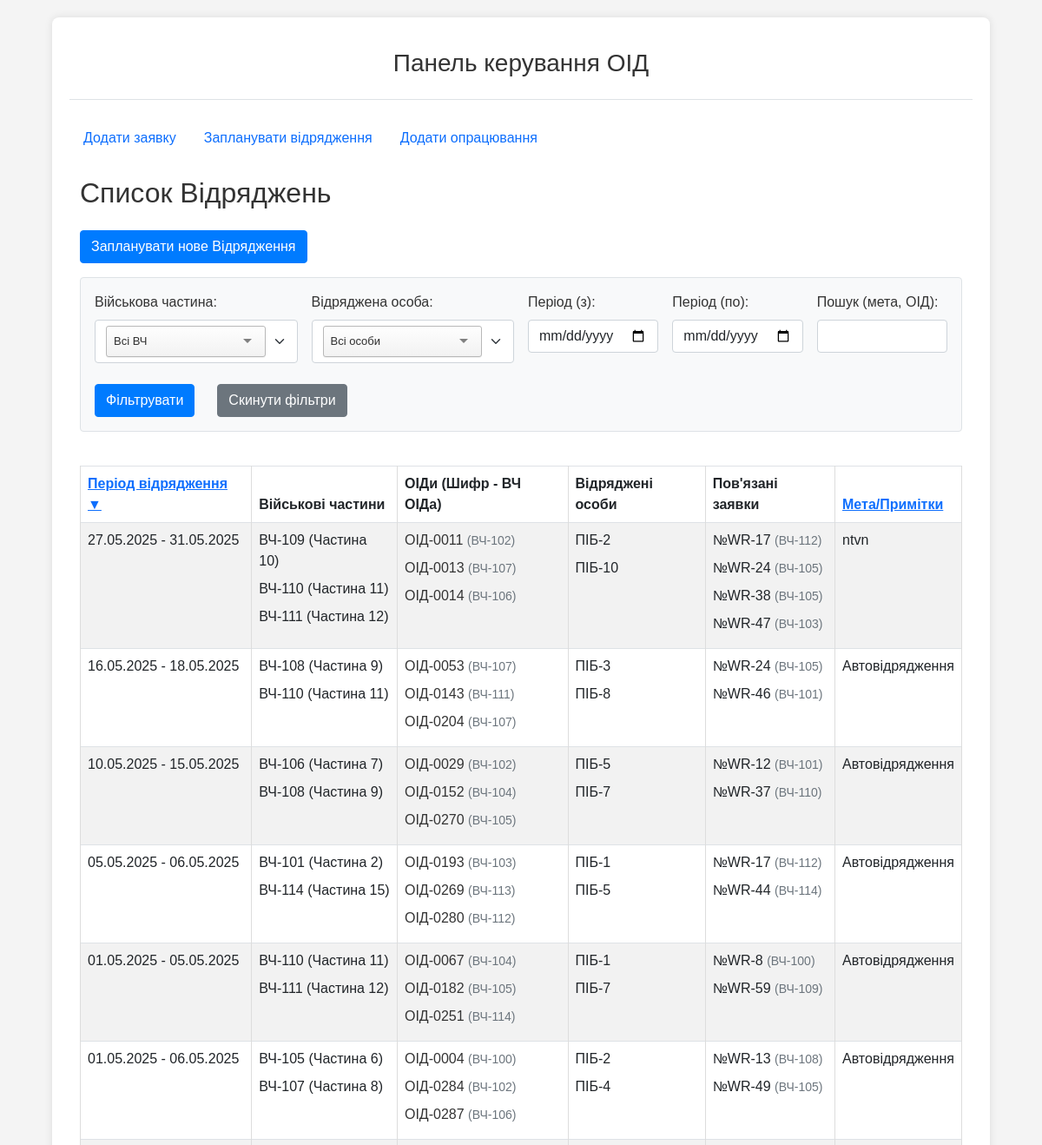
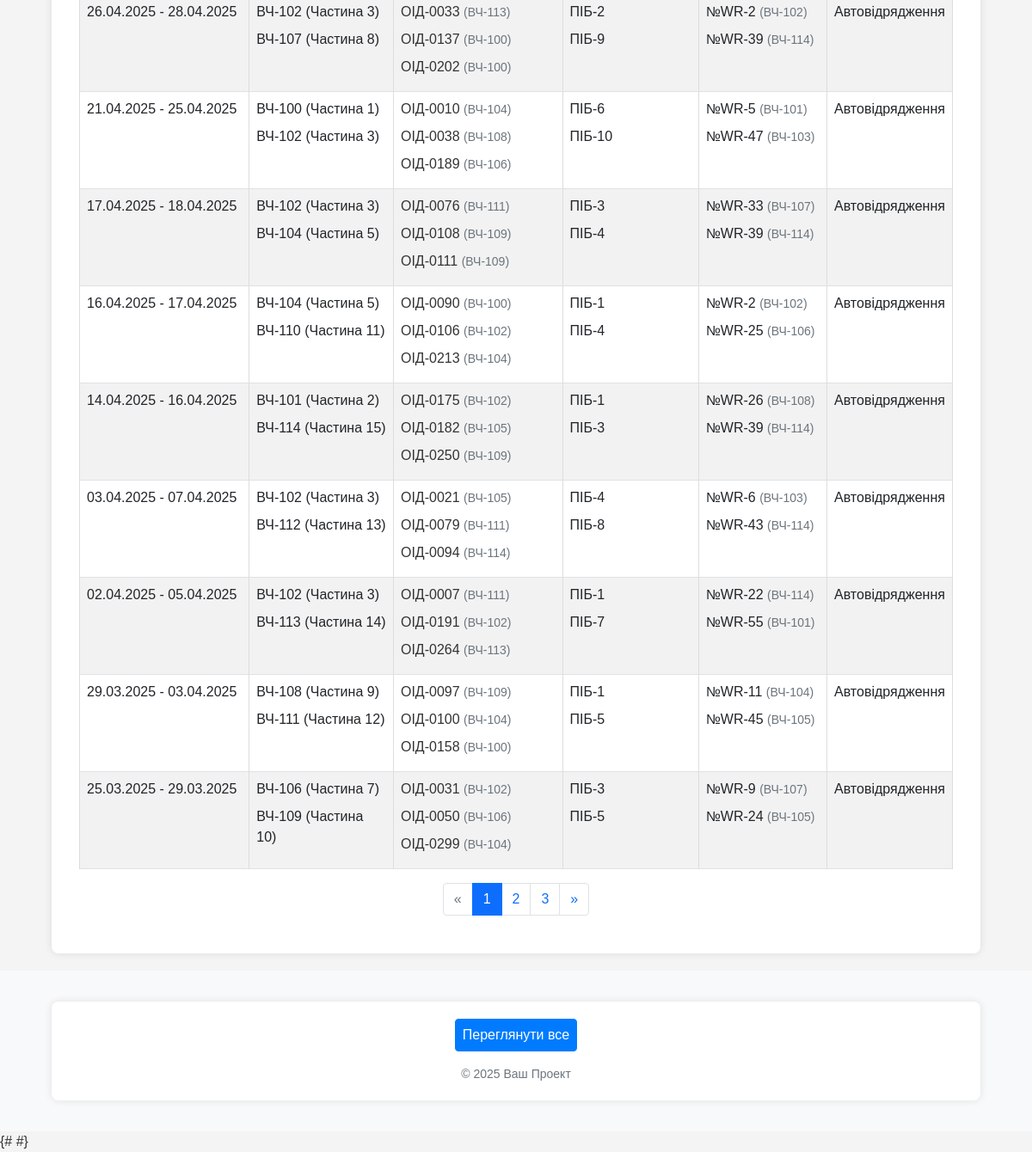
Before: /oids/trips/ with the older database file (2 pictures, top to bottom).
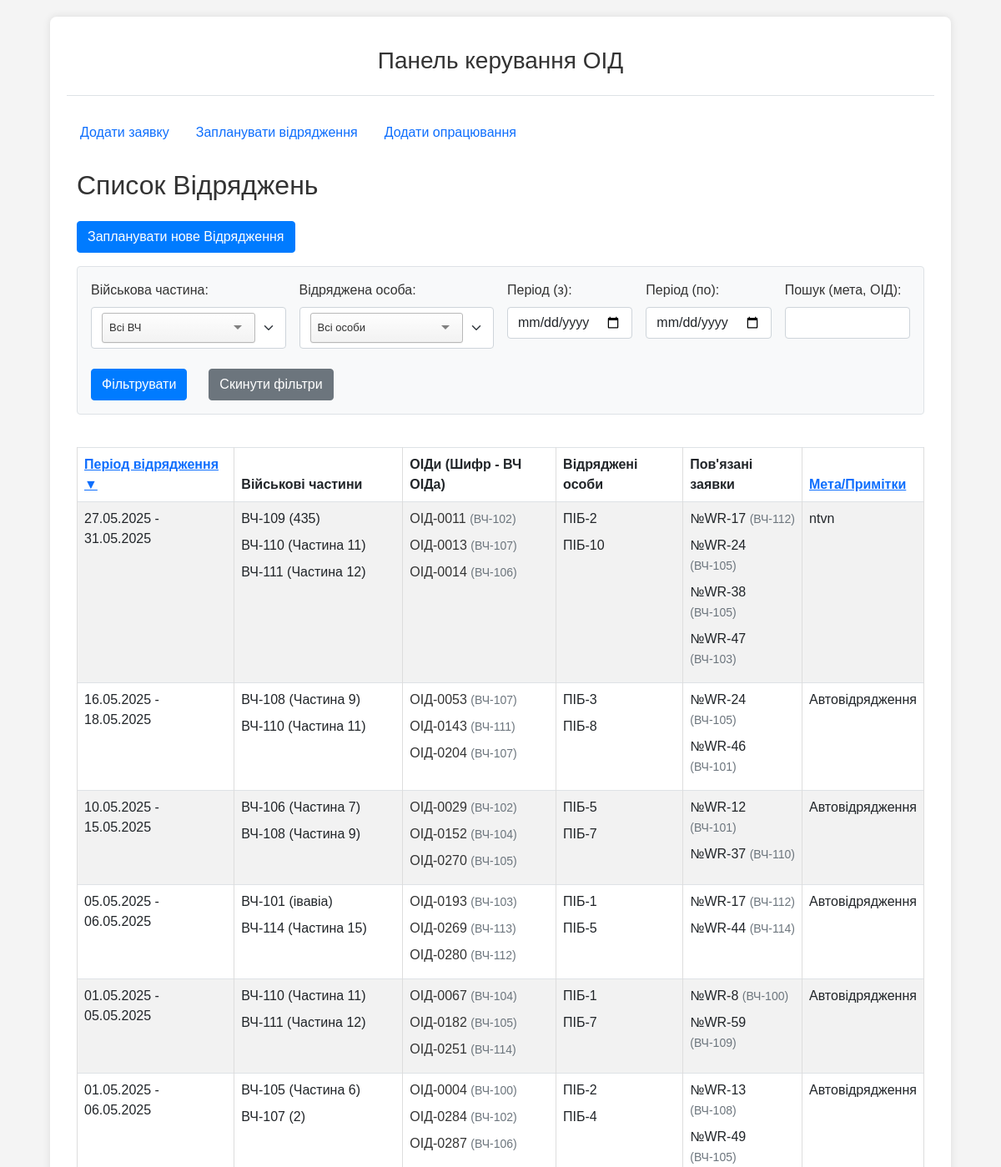
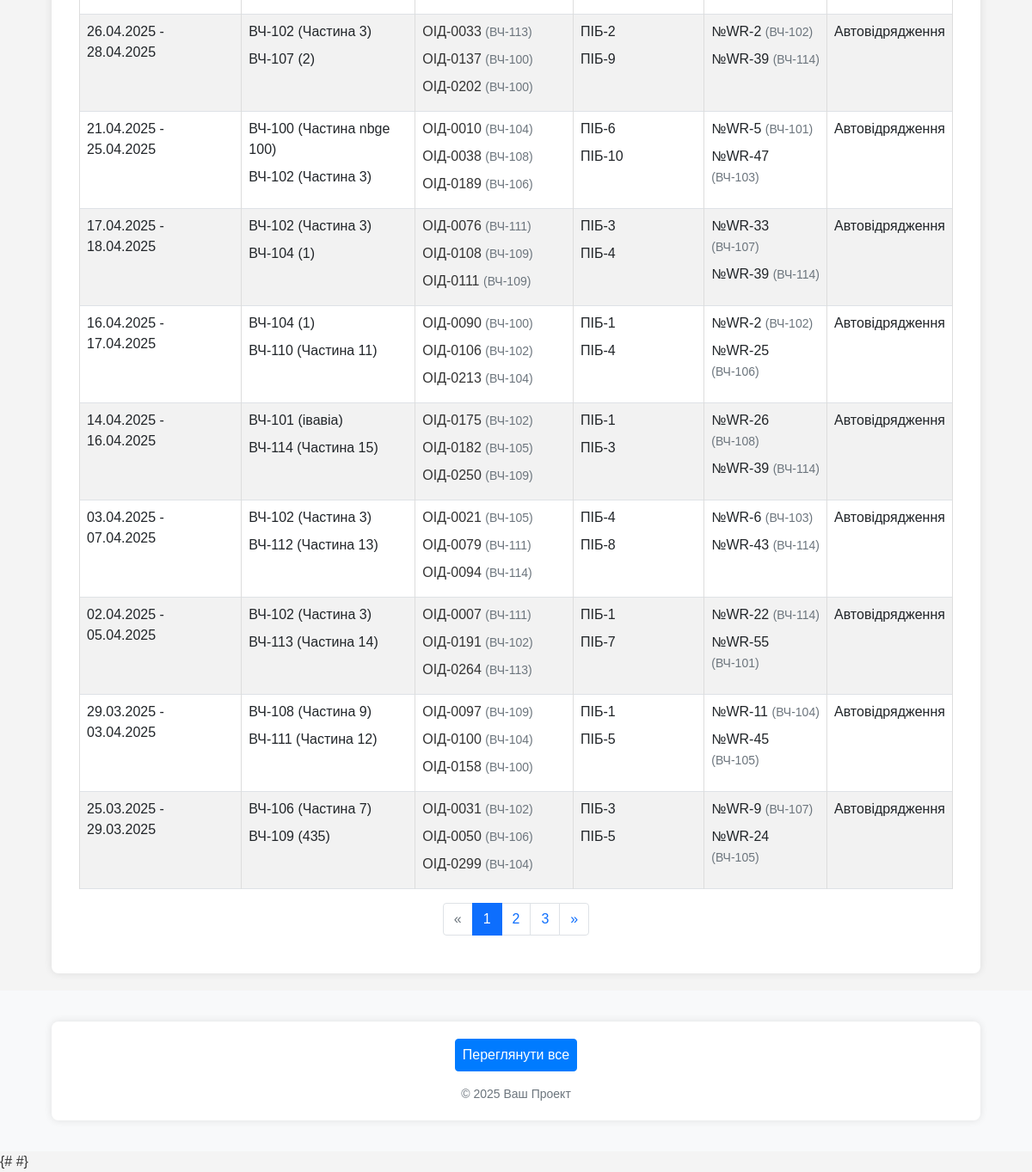
After: the same page with the newer database file (2 pictures, top to bottom).
### oids/models.py (models this page shows, shortened)
class Unit(models.Model):
    territorial_management = models.ForeignKey(
        TerritorialManagement,
        on_delete=models.SET_NULL, # Якщо ТУ видаляється, частина може залишитися, але без прив'язки до ТУ.
        null=True,
        blank=True,
        verbose_name="Територіальне управління",
        related_name='units' # Дозволить отримати всі частини для ТУ: `tu_instance.units.all()`
    )
    code = models.CharField(max_length=50, unique=True, verbose_name="Код частини (номер)")
    name = models.CharField(max_length=255, verbose_name="Назва військової частини", blank=True, null=True) # Можливо, назва не завжди потрібна, якщо є код
    city = models.CharField(max_length=100, verbose_name="Місто розташування") # Збільшив max_length для міст
    distance_from_gu = models.PositiveIntegerField(verbose_name="Відстань від ГУ (км)", blank=True, null=True) # Змінив на PositiveIntegerField
    unit_groups = models.ManyToManyField(
        UnitGroup,
        blank=True,
        verbose_name="Групи військових частин",
        related_name='units' # Дозволить отримати всі частини для групи: `group_instance.units.all()`
    )
    note = models.TextField(verbose_name="Примітки", blank=True, null=True)
    class Meta:
        verbose_name = "Військова частина"
        verbose_name_plural = "Військові частини"

### oids/views.py (the view, shortened to what this page needs)
# urls.py: path('trips/', views.trip_list_view, name='list_trips'),
def trip_list_view(request):
    trip_list_queryset = Trip.objects.prefetch_related(
        'units',
        'oids__unit', # Для доступу до oid.unit.code без додаткових запитів
        'persons',
        'work_requests'
    )
    filter_unit_id_str = request.GET.get('filter_unit')
    filter_person_id_str = request.GET.get('filter_person')
    filter_date_from_str = request.GET.get('filter_date_from')
    filter_date_to_str = request.GET.get('filter_date_to')
    search_query = request.GET.get('search_query') # Для мети, шифру ОІД, коду ВЧ
    current_filter_unit_id = None
    if filter_unit_id_str and filter_unit_id_str.isdigit():
        current_filter_unit_id = int(filter_unit_id_str)
        trip_list_queryset = trip_list_queryset.filter(units__id=current_filter_unit_id)
    current_filter_person_id = None
    if filter_person_id_str and filter_person_id_str.isdigit():
        current_filter_person_id = int(filter_person_id_str)
        trip_list_queryset = trip_list_queryset.filter(persons__id=current_filter_person_id)
    current_filter_date_from = None
    current_filter_date_to = None
    sort_by_param = request.GET.get('sort_by', '-start_date') # За замовчуванням - новіші відрядження
    sort_order_from_request = request.GET.get('sort_order', '')
    actual_sort_order_is_desc = False
    if sort_by_param.startswith('-'):
        actual_sort_order_is_desc = True
        sort_by_param_cleaned = sort_by_param[1:]
    else:
        sort_by_param_cleaned = sort_by_param
        if sort_order_from_request == 'desc':
            actual_sort_order_is_desc = True
    valid_sort_fields = {
        'start_date': 'start_date',
        'end_date': 'end_date',
        'purpose': 'purpose',
    }
    order_by_field_key = valid_sort_fields.get(sort_by_param_cleaned, 'start_date')
    final_order_by_field = f"-{order_by_field_key}" if actual_sort_order_is_desc else order_by_field_key
    secondary_sort = '-pk' # Загальне вторинне сортування для стабільності
    trip_list_queryset = trip_list_queryset.order_by(final_order_by_field, secondary_sort).distinct() # distinct тут теж може бути корисним
    paginator = Paginator(trip_list_queryset, 15)
    page_number = request.GET.get('page')
    page_obj = paginator.get_page(page_number)
    units_for_filter = Unit.objects.all().order_by('code')
    persons_for_filter = Person.objects.filter(is_active=True).order_by('full_name')
    context = {
        'page_title': 'Список Відряджень',
        'object_list': page_obj,
        'page_obj': page_obj,
        'units_for_filter': units_for_filter,
        'persons_for_filter': persons_for_filter,
        'current_filter_unit_id': current_filter_unit_id,
        'current_filter_person_id': current_filter_person_id,
        'current_filter_date_from': filter_date_from_str,
        'current_filter_date_to': filter_date_to_str,
        'current_search_query': search_query,
        'current_sort_by': sort_by_param_cleaned,
        'current_sort_order_is_desc': actual_sort_order_is_desc,
    }
    return render(request, 'oids/lists/trip_list.html', context)

### oids/templates/oids/lists/trip_list.html (shortened to what the changed rows need)
{% extends "oids/base.html" %}
{% block content %}
<div class="container-fluid">
    <h2 class="mb-4">{{ page_title }}</h2>
    {% if object_list %}
    <div class="table-responsive">
        <table class="table table-striped table-bordered table-hover">
            <thead class="thead-dark">
                <tr>
                    {% url 'oids:list_trips' as list_url %}
                    {% with unit_param=current_filter_unit_id|default_if_none:""|stringformat:"s" person_param=current_filter_person_id|default_if_none:""|stringformat:"s" date_from_param=current_filter_date_from|default_if_none:"" date_to_param=current_filter_date_to|default_if_none:"" search_param=current_search_query|default_if_none:"" %}
                    {% with base_filter_params="filter_unit="|add:unit_param|add:"&filter_person="|add:person_param|add:"&filter_date_from="|add:date_from_param|add:"&filter_date_to="|add:date_to_param|add:"&search_query="|add:search_param %}
                    <th>
                        <a href="{{ list_url }}?sort_by=start_date&sort_order={% if current_sort_by == 'start_date' and not current_sort_order_is_desc %}desc{% else %}asc{% endif %}&{{ base_filter_params }}">
                            Період відрядження {% if current_sort_by == 'start_date' %}{% if current_sort_order_is_desc %}▼{% else %}▲{% endif %}{% endif %}
                        </a>
                    </th>
                    <th>Військові частини</th>
                    <th>ОІДи (Шифр - ВЧ ОІДа)</th>
                    <th>Відряджені особи</th>
                    <th>Пов'язані заявки</th>
                    <th>
                        <a href="{{ list_url }}?sort_by=purpose&sort_order={% if current_sort_by == 'purpose' and not current_sort_order_is_desc %}desc{% else %}asc{% endif %}&{{ base_filter_params }}">
                           Мета/Примітки {% if current_sort_by == 'purpose' %}{% if current_sort_order_is_desc %}▼{% else %}▲{% endif %}{% endif %}
                        </a>
                    </th>
                    {% endwith %}
                    {% endwith %}
                </tr>
            </thead>
            <tbody>
                {% for trip_item in object_list %}
                <tr>
                    <td>{{ trip_item.start_date|date:"d.m.Y" }} - {{ trip_item.end_date|date:"d.m.Y" }}</td>
                    <td>
                        {% if trip_item.units.all %}
                        <ul class="list-unstyled mb-0">
                            {% for unit in trip_item.units.all %}
                            <li>{{ unit.code }} {% if unit.name %}({{ unit.name }}){% elif unit.city %}({{ unit.city }}){% endif %}</li>
                            {% endfor %}
                        </ul>
                        {% else %}-{% endif %}
                    </td>
                    <td>
                        {% if trip_item.oids.all %}
                        <ul class="list-unstyled mb-0">
                            {% for oid in trip_item.oids.all %}
                            <li>
                                <a href="{% url 'oids:oid_detail_view_name' oid.id %}">{{ oid.cipher }}</a>
                                {% if oid.unit %}
                                <small class="text-muted">({{ oid.unit.code }})</small>
                                {% endif %}
                            </li>
                            {% endfor %}
                        </ul>
                        {% else %}-{% endif %}
                    </td>
                    <td>
                        {% if trip_item.persons.all %}
                        <ul class="list-unstyled mb-0">
                            {% for person in trip_item.persons.all %}
                            <li>{{ person.full_name }}</li>
                            {% endfor %}
                        </ul>
                        {% else %}-{% endif %}
                    </td>
                    <td>
                        {% if trip_item.work_requests.all %}
                        <ul class="list-unstyled mb-0">
                            {% for wr in trip_item.work_requests.all %}
                            <li>№{{ wr.incoming_number }} <small class="text-muted">({{wr.unit.code}})</small></li>
                            {% endfor %}
                        </ul>
                        {% else %}-{% endif %}
                    </td>
                    <td>{{ trip_item.purpose|truncatewords:15|default:"-" }}</td>
                </tr>
                {% endfor %}
            </tbody>
        </table>
    </div>
    {% endif %}
</div>
{% endblock %}

Changed rows visible on the page:
changed Unit "ВЧ-109": name "Частина 10" → "435"
changed Unit "ВЧ-101": name "Частина 2" → "івавіа"
changed Unit "ВЧ-107": name "Частина 8" → "2"
changed Unit "ВЧ-100": name "Частина 1" → "Частина nbge 100"
changed Unit "ВЧ-104": name "Частина 5" → "1"
